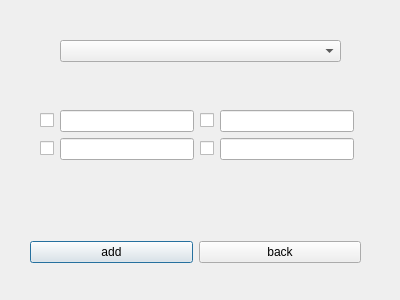
<?xml version="1.0" encoding="UTF-8"?>
<ui version="4.0">
 <class>mainwindow2</class>
 <widget class="QDialog" name="mainwindow2">
  <property name="geometry">
   <rect>
    <x>0</x>
    <y>0</y>
    <width>400</width>
    <height>300</height>
   </rect>
  </property>
  <property name="windowTitle">
   <string>Dialog</string>
  </property>
  <widget class="QComboBox" name="comboBox">
   <property name="geometry">
    <rect>
     <x>60</x>
     <y>40</y>
     <width>281</width>
     <height>22</height>
    </rect>
   </property>
  </widget>
  <widget class="QWidget" name="layoutWidget">
   <property name="geometry">
    <rect>
     <x>30</x>
     <y>240</y>
     <width>331</width>
     <height>25</height>
    </rect>
   </property>
   <layout class="QHBoxLayout" name="horizontalLayout_3">
    <item>
     <widget class="QPushButton" name="pushButton_add">
      <property name="text">
       <string>add</string>
      </property>
     </widget>
    </item>
    <item>
     <widget class="QPushButton" name="pushButton_back">
      <property name="text">
       <string>back</string>
      </property>
     </widget>
    </item>
   </layout>
  </widget>
  <widget class="QWidget" name="layoutWidget">
   <property name="geometry">
    <rect>
     <x>40</x>
     <y>110</y>
     <width>314</width>
     <height>52</height>
    </rect>
   </property>
   <layout class="QVBoxLayout" name="verticalLayout">
    <item>
     <layout class="QHBoxLayout" name="horizontalLayout">
      <item>
       <widget class="QCheckBox" name="checkBox">
        <property name="text">
         <string/>
        </property>
       </widget>
      </item>
      <item>
       <widget class="QLineEdit" name="lineEdit"/>
      </item>
      <item>
       <widget class="QCheckBox" name="checkBox_3">
        <property name="text">
         <string/>
        </property>
       </widget>
      </item>
      <item>
       <widget class="QLineEdit" name="lineEdit_3"/>
      </item>
     </layout>
    </item>
    <item>
     <layout class="QHBoxLayout" name="horizontalLayout_2">
      <item>
       <widget class="QCheckBox" name="checkBox_2">
        <property name="text">
         <string/>
        </property>
       </widget>
      </item>
      <item>
       <widget class="QLineEdit" name="lineEdit_2"/>
      </item>
      <item>
       <widget class="QCheckBox" name="checkBox_4">
        <property name="text">
         <string/>
        </property>
       </widget>
      </item>
      <item>
       <widget class="QLineEdit" name="lineEdit_4"/>
      </item>
     </layout>
    </item>
   </layout>
  </widget>
 </widget>
 <resources/>
 <connections/>
</ui>
